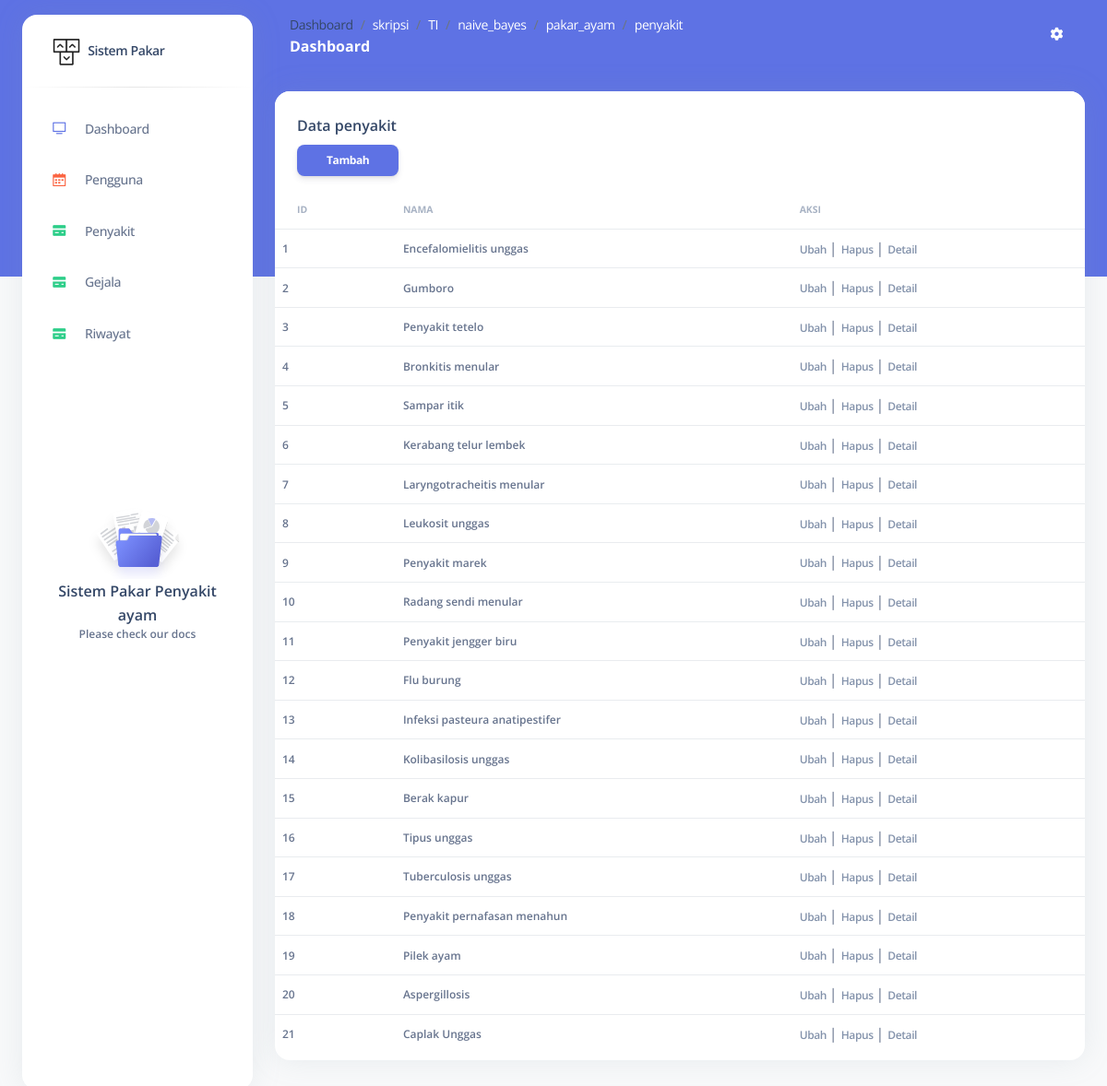
/index.php/penyakit, run on the app's committed database.
### tables this page shows
CREATE TABLE `penyakit` (
  `id` int NOT NULL,
  `nama` varchar(40) NOT NULL,
  `solusi` text
);

### application/views/backend/layout/content.php (called while the page is built)
<?php
include str_replace("system", "application/views/backend/content", BASEPATH)."/$content.php";
 ?>

### application/controllers/Penyakit.php (called while the page is built, shortened)
<?php
class Penyakit extends CI_Controller {
	function __construct()
  	{
		$this->low = "penyakit";
		$this->cap = "Penyakit";
		$this->load->helper("Response_helper");
		$this->load->helper("Input_helper");
    }
    public function index(){
		$data['title'] = "Data $this->cap";
		$data['content'] = "$this->low/index";
		$data['data'] = $this->db->get("$this->low")->result_array();
        $this->load->view('backend/index',$data);
    }
}

### index.php (called while the page is built, shortened)
<?php
require_once BASEPATH.'core/CodeIgniter.php';

### application/views/backend/content/penyakit/index.php (the view, shortened to what this page needs)
<div class="container-fluid py-4">
      <div class="row">
        <div class="col-12">
          <div class="card mb-4">
            <div class="card-header pb-0">
              <h6>Data <?= $this->low ?></h6>
              <a href="<?= base_url($this->low.'/add') ?>"><button class="btn btn-primary btn-sm ms-auto ">Tambah</button></a>
            </div>
            <div class="card-body px-0 pt-0 pb-2">
              <div class="table-responsive p-0">
                <table class="table align-items-center mb-0">
                  <thead>
                    <tr>
                      <th class="text-uppercase text-secondary text-xxs font-weight-bolder opacity-7">ID</th>
                      <th class="text-uppercase text-secondary text-xxs font-weight-bolder opacity-7 ps-2">Nama</th>
                      <th class="text-uppercase text-secondary text-xxs font-weight-bolder opacity-7 ps-2">Aksi</th>
                    </tr>
                  </thead>
                  <tbody>
                  <?php
                    $no = 1;
                    foreach ($data as $d) {
                    ?>
                    <tr>
                     <td class="text-xs font-weight-bold mb-0"><?= $no ?></td>
                     <td>
                        <p class="text-xs font-weight-bold mb-0"><?= $d['nama'] ?></p>
                      </td>
                      <td class="align-middle">
                        <a href="<?= base_url($this->low.'/edit/'.$d['id']) ?>" class="text-secondary font-weight-bold text-xs" data-toggle="tooltip" data-original-title="Edit user">
                          Ubah
                        </a>
                        |
                        <a href="<?= base_url($this->low.'/delete/'.$d['id']) ?>" class="text-secondary font-weight-bold text-xs " onclick="return hapus()" data-toggle="tooltip" data-original-title="Hapus user">
                          Hapus
                        </a>
                        |
                        <a href="<?= base_url($this->low.'/detail/'.$d['id']) ?>" class="text-secondary font-weight-bold text-xs " data-toggle="tooltip" data-original-title="Hapus user">
                          Detail
                        </a>
                      </td>
                    </tr>
                    <?php $no++;} ?>
                  </tbody>
                </table>
              </div>
            </div>
          </div>
        </div>
      </div>
    </div>

### data on the page
penyakit: nama "Encefalomielitis unggas"
penyakit: nama "Gumboro"
penyakit: nama "Penyakit tetelo"
penyakit: nama "Bronkitis menular"
penyakit: nama "Sampar itik"
penyakit: nama "Kerabang telur lembek"
penyakit: nama "Laryngotracheitis menular"
penyakit: nama "Leukosit unggas"
penyakit: nama "Penyakit marek"
penyakit: nama "Radang sendi menular"
penyakit: nama "Penyakit jengger biru"
penyakit: nama "Flu burung"
penyakit: nama "Infeksi pasteura anatipestifer"
penyakit: nama "Kolibasilosis unggas"
penyakit: nama "Berak kapur"
penyakit: nama "Tipus unggas"
penyakit: nama "Tuberculosis unggas"
penyakit: nama "Penyakit pernafasan menahun"
penyakit: nama "Pilek ayam"
penyakit: nama "Aspergillosis"
penyakit: nama "Caplak Unggas"

### other printed values
$link[$i] "skripsi"
$link[$i] "TI"
$link[$i] "naive_bayes"
$link[$i] "pakar_ayam"
$link[$i] "penyakit"
$this->low "penyakit"
